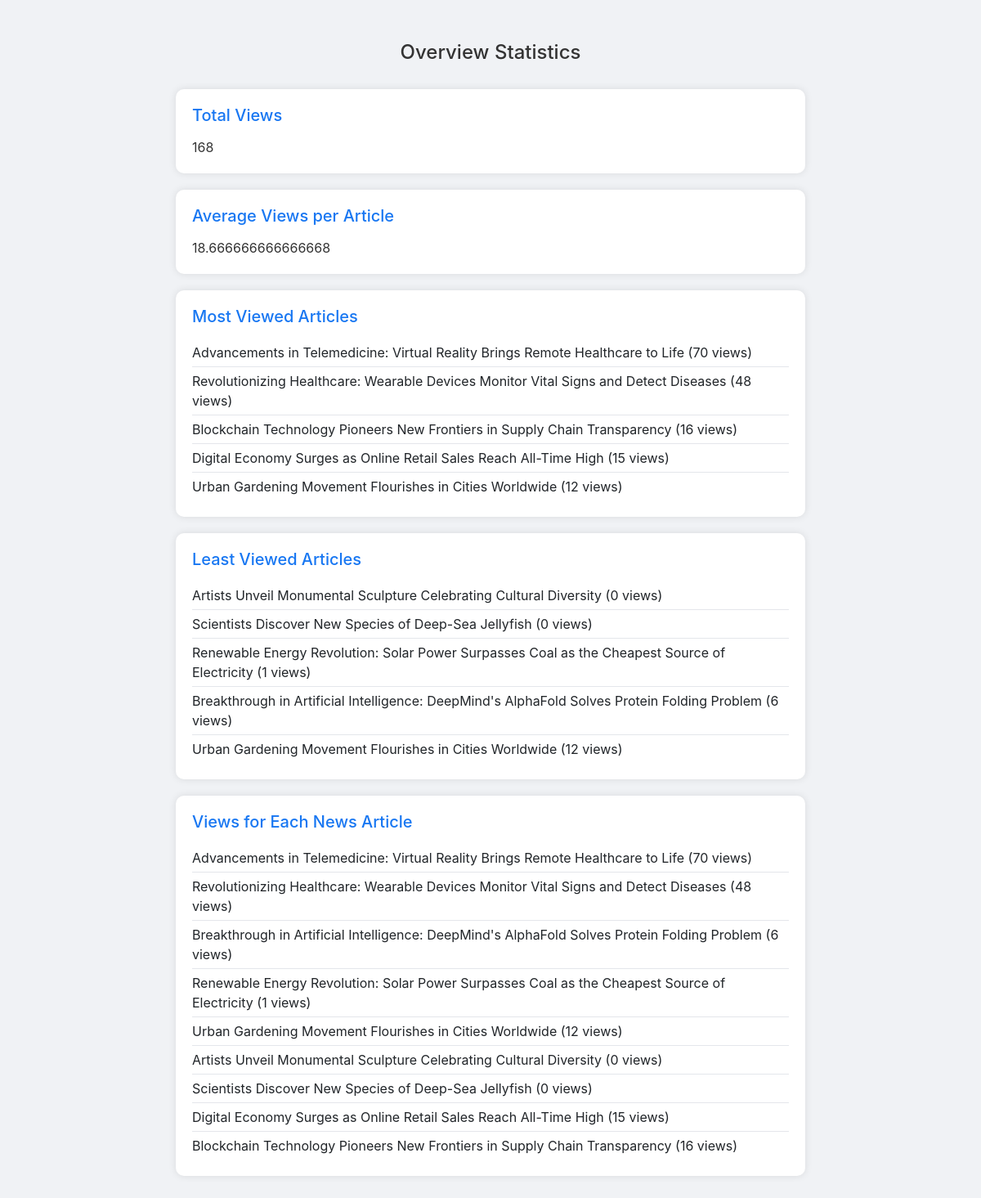
The app's page /news/statistics/ (signed in) with its own data.
### main/models.py (models this page shows, shortened)
class News(models.Model):
    title = models.CharField(max_length=100)
    content = models.TextField()
    image = models.ImageField(upload_to='news_images/')  # For now I want to store images locally. Later on I can use S3Boto3Storage
    tags = models.ManyToManyField(Tag)
    views = models.IntegerField(default=0)
    likes = models.IntegerField(default=0)
    dislikes = models.IntegerField(default=0)

### main/statistics_views.py (the view)
# urls.py: path('news/statistics/', statistics_views.statistics, name='statistics'),
@login_required
def statistics(request):
    if not request.user.is_superuser:
        return render(request, 'permission_denied.html')
    total_views = News.objects.aggregate(total_views=Sum('views'))['total_views']
    average_views_per_article = News.objects.aggregate(average_views=Avg('views'))['average_views']
    most_viewed_articles = News.objects.order_by('-views')[:5]
    least_viewed_articles = News.objects.order_by('views')[:5]
    articles_views = {article.title: article.views for article in News.objects.all()}
    context = {
        'total_views': total_views,
        'average_views_per_article': average_views_per_article,
        'most_viewed_articles': most_viewed_articles,
        'least_viewed_articles': least_viewed_articles,
        'articles_views': articles_views,
    }
    return render(request, 'statistics.html', context)

### main/templates/statistics.html (shortened to what this page needs)
<!DOCTYPE html>
<html lang="en">
<head>
    <link href="https://stackpath.bootstrapcdn.com/bootstrap/4.5.2/css/bootstrap.min.css" rel="stylesheet">
</head>
<body>
    <div class="container">
        <h1 class="statistics-title">Overview Statistics</h1>
        <div class="statistics-card">
            <h2>Total Views</h2>
            <p>{{ total_views }}</p>
        </div>
        <div class="statistics-card">
            <h2>Average Views per Article</h2>
            <p>{{ average_views_per_article }}</p>
        </div>
        <div class="statistics-card">
            <h2>Most Viewed Articles</h2>
            <ul>
                {% for article in most_viewed_articles %}
                    <li>{{ article.title }} ({{ article.views }} views)</li>
                {% endfor %}
            </ul>
        </div>
        <div class="statistics-card">
            <h2>Least Viewed Articles</h2>
            <ul>
                {% for article in least_viewed_articles %}
                    <li>{{ article.title }} ({{ article.views }} views)</li>
                {% endfor %}
            </ul>
        </div>
        <div class="statistics-card">
            <h2>Views for Each News Article</h2>
            <ul>
                {% for title, views in articles_views.items %}
                    <li>{{ title }} ({{ views }} views)</li>
                {% endfor %}
            </ul>
        </div>
    </div>
</body>
</html>

### main/templates/statistics.html (style rules this page uses)
body { background-color: #f0f2f5; }
.container { max-width: 800px; margin: 50px auto; }
.statistics-title { text-align: center; color: #333; font-size: 24px; margin-bottom: 30px; }
.statistics-card { background-color: #fff; border-radius: 10px; box-shadow: 0 0 10px rgba(0, 0, 0, 0.1); padding: 20px; margin-bottom: 20px; }
.statistics-card h2 { color: #1877f2; font-size: 20px; margin-bottom: 15px; }
.statistics-card p { color: #333; font-size: 16px; margin-bottom: 0; }
.statistics-card ul { padding-left: 0; margin-bottom: 0; }
.statistics-card ul li { list-style: none; padding: 5px 0; border-bottom: 1px solid #e4e6eb; }
.statistics-card ul li:last-child { border-bottom: none; }

### records on screen
News: title "Advancements in Telemedicine: Virtual Reality Brings Remote Healthcare to Life", views "70", articles_views "Advancements in Telemedicine: Virtual Reality Brings Remote Healthcare to Life"
News: title "Revolutionizing Healthcare: Wearable Devices Monitor Vital Signs and Detect Diseases", views "48", articles_views "Revolutionizing Healthcare: Wearable Devices Monitor Vital Signs and Detect Diseases"
News: title "Blockchain Technology Pioneers New Frontiers in Supply Chain Transparency", views "16", articles_views "Blockchain Technology Pioneers New Frontiers in Supply Chain Transparency"
News: title "Digital Economy Surges as Online Retail Sales Reach All-Time High", views "15", articles_views "Digital Economy Surges as Online Retail Sales Reach All-Time High"
News: title "Urban Gardening Movement Flourishes in Cities Worldwide", views "12", articles_views "Urban Gardening Movement Flourishes in Cities Worldwide"
News: title "Artists Unveil Monumental Sculpture Celebrating Cultural Diversity", views "0", articles_views "Artists Unveil Monumental Sculpture Celebrating Cultural Diversity"
News: title "Scientists Discover New Species of Deep-Sea Jellyfish", views "0", articles_views "Scientists Discover New Species of Deep-Sea Jellyfish"
News: title "Renewable Energy Revolution: Solar Power Surpasses Coal as the Cheapest Source of Electricity", views "1", articles_views "Renewable Energy Revolution: Solar Power Surpasses Coal as the Cheapest Source of Electricity"
News: title "Breakthrough in Artificial Intelligence: DeepMind's AlphaFold Solves Protein Folding Problem", views "6", articles_views "Breakthrough in Artificial Intelligence: DeepMind's AlphaFold Solves Protein Folding Problem"

### other values on screen
{{ total_views }} "168"
{{ average_views_per_article }} "18.666666666666668"
{{ views }} "70" "48" "6" "1" "12" "0" "0" "15" "16"
